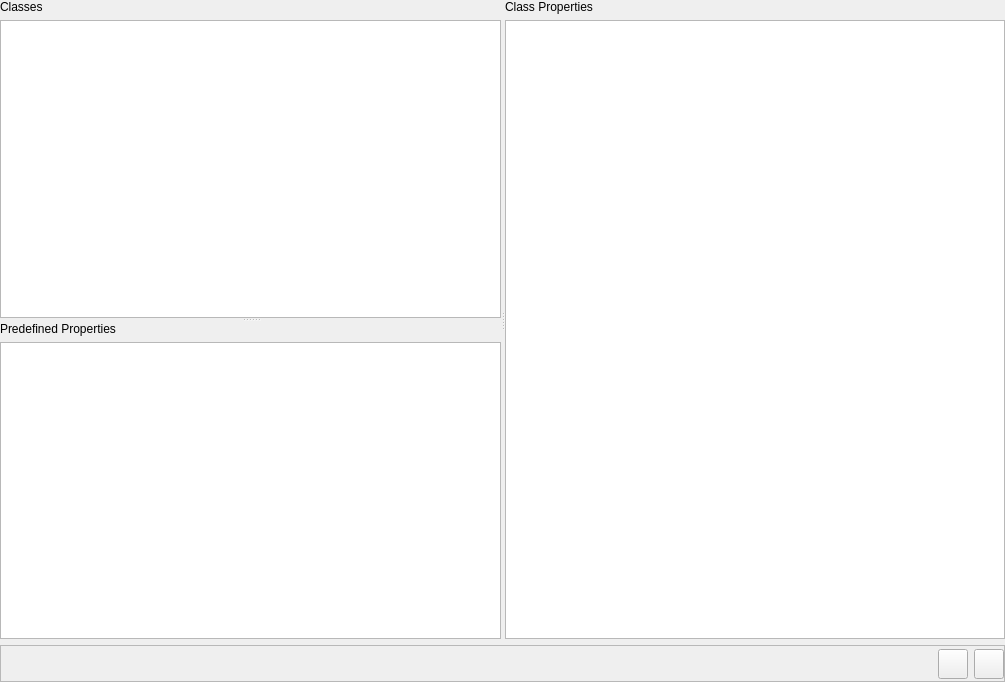
<?xml version="1.0" encoding="UTF-8"?>
<ui version="4.0">
 <class>Form</class>
 <widget class="QWidget" name="Form">
  <property name="geometry">
   <rect>
    <x>0</x>
    <y>0</y>
    <width>1005</width>
    <height>682</height>
   </rect>
  </property>
  <property name="windowTitle">
   <string>Form</string>
  </property>
  <layout class="QGridLayout" name="gridLayout">
   <property name="leftMargin">
    <number>0</number>
   </property>
   <property name="topMargin">
    <number>0</number>
   </property>
   <property name="rightMargin">
    <number>0</number>
   </property>
   <property name="bottomMargin">
    <number>0</number>
   </property>
   <item row="0" column="0">
    <widget class="QSplitter" name="spl_horizontal">
     <property name="sizePolicy">
      <sizepolicy hsizetype="Expanding" vsizetype="Preferred">
       <horstretch>0</horstretch>
       <verstretch>0</verstretch>
      </sizepolicy>
     </property>
     <property name="orientation">
      <enum>Qt::Orientation::Horizontal</enum>
     </property>
     <widget class="QSplitter" name="spl_vertical">
      <property name="orientation">
       <enum>Qt::Orientation::Vertical</enum>
      </property>
      <widget class="QWidget" name="verticalLayoutWidget_2">
       <layout class="QVBoxLayout" name="verticalLayout_2">
        <item>
         <widget class="QLabel" name="lb_classes">
          <property name="text">
           <string>Classes</string>
          </property>
         </widget>
        </item>
        <item>
         <widget class="ClassView" name="tv_classes"/>
        </item>
       </layout>
      </widget>
      <widget class="QWidget" name="verticalLayoutWidget">
       <layout class="QVBoxLayout" name="verticalLayout">
        <item>
         <widget class="QLabel" name="lb_predefined_properties">
          <property name="text">
           <string>Predefined Properties</string>
          </property>
         </widget>
        </item>
        <item>
         <widget class="PsetView" name="tv_pset"/>
        </item>
       </layout>
      </widget>
     </widget>
     <widget class="QWidget" name="verticalLayoutWidget_3">
      <layout class="QVBoxLayout" name="verticalLayout_3">
       <item>
        <widget class="QLabel" name="label">
         <property name="text">
          <string>Class Properties</string>
         </property>
        </widget>
       </item>
       <item>
        <widget class="PropertyView" name="tv_properties"/>
       </item>
      </layout>
     </widget>
    </widget>
   </item>
   <item row="1" column="0">
    <widget class="QFrame" name="fr_download">
     <property name="sizePolicy">
      <sizepolicy hsizetype="Preferred" vsizetype="Maximum">
       <horstretch>0</horstretch>
       <verstretch>0</verstretch>
      </sizepolicy>
     </property>
     <property name="frameShape">
      <enum>QFrame::Shape::StyledPanel</enum>
     </property>
     <property name="frameShadow">
      <enum>QFrame::Shadow::Raised</enum>
     </property>
     <layout class="QHBoxLayout" name="horizontalLayout">
      <property name="spacing">
       <number>6</number>
      </property>
      <property name="leftMargin">
       <number>0</number>
      </property>
      <property name="topMargin">
       <number>0</number>
      </property>
      <property name="rightMargin">
       <number>0</number>
      </property>
      <property name="bottomMargin">
       <number>5</number>
      </property>
      <item>
       <spacer name="horizontalSpacer">
        <property name="orientation">
         <enum>Qt::Orientation::Horizontal</enum>
        </property>
        <property name="sizeHint" stdset="0">
         <size>
          <width>1</width>
          <height>20</height>
         </size>
        </property>
       </spacer>
      </item>
      <item>
       <widget class="QToolButton" name="pb_import">
        <property name="minimumSize">
         <size>
          <width>30</width>
          <height>30</height>
         </size>
        </property>
        <property name="maximumSize">
         <size>
          <width>24</width>
          <height>24</height>
         </size>
        </property>
        <property name="toolTip">
         <string>Import LOIN</string>
        </property>
        <property name="text">
         <string/>
        </property>
       </widget>
      </item>
      <item>
       <widget class="QToolButton" name="pb_export">
        <property name="sizePolicy">
         <sizepolicy hsizetype="Minimum" vsizetype="Minimum">
          <horstretch>0</horstretch>
          <verstretch>0</verstretch>
         </sizepolicy>
        </property>
        <property name="minimumSize">
         <size>
          <width>30</width>
          <height>30</height>
         </size>
        </property>
        <property name="maximumSize">
         <size>
          <width>24</width>
          <height>24</height>
         </size>
        </property>
        <property name="toolTip">
         <string>Export LOIN</string>
        </property>
        <property name="text">
         <string/>
        </property>
       </widget>
      </item>
     </layout>
    </widget>
   </item>
  </layout>
 </widget>
 <customwidgets>
  <customwidget>
   <class>ClassView</class>
   <extends>QTreeView</extends>
   <header>bsdd_gui.module.loin.model_views</header>
  </customwidget>
  <customwidget>
   <class>PropertyView</class>
   <extends>QTreeView</extends>
   <header>bsdd_gui.module.loin.model_views</header>
  </customwidget>
  <customwidget>
   <class>PsetView</class>
   <extends>QTreeView</extends>
   <header>bsdd_gui.module.loin.model_views</header>
  </customwidget>
 </customwidgets>
 <resources/>
 <connections/>
</ui>
